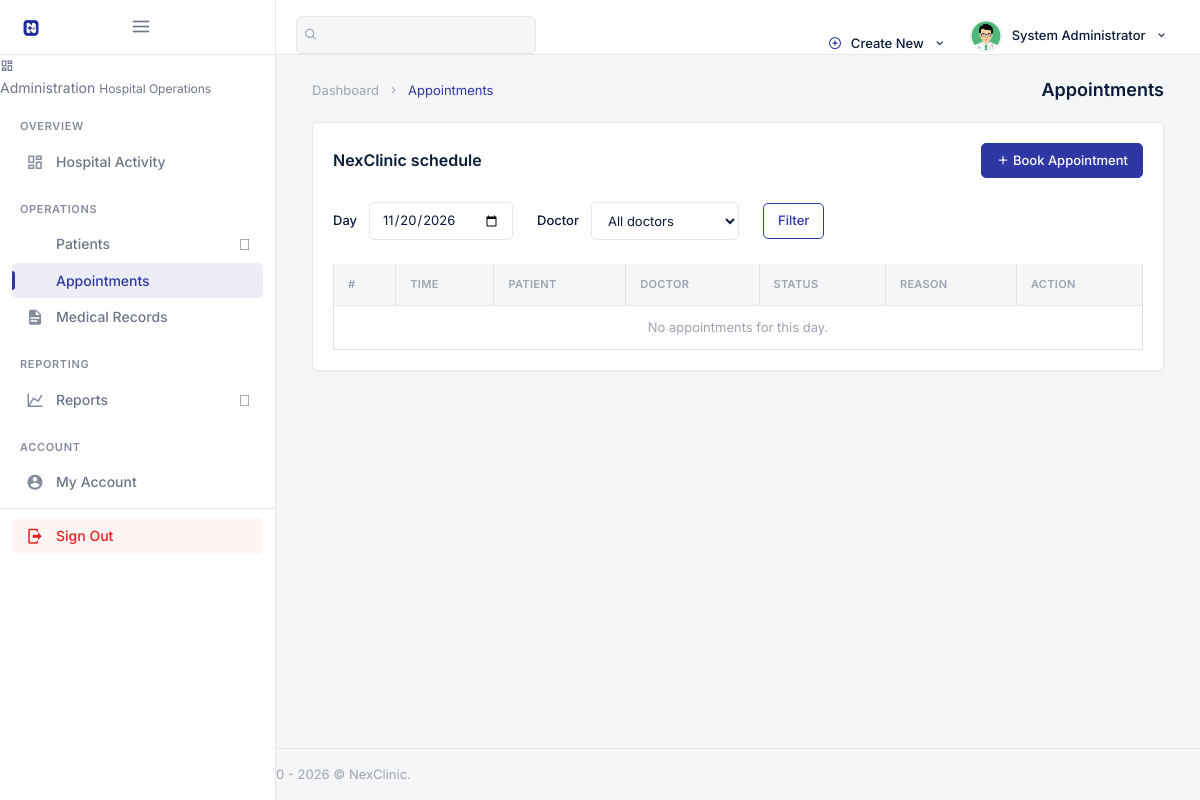
Screenshot of /backend/admin/reception/his_admin_appointments.php (signed in) with the database file from the repository.
### tables this page shows
CREATE TABLE `his_admin` (
  `ad_id` int(20) NOT NULL,
  `ad_fname` varchar(200) DEFAULT NULL,
  `ad_lname` varchar(200) DEFAULT NULL,
  `ad_email` varchar(200) DEFAULT NULL,
  `ad_pwd` varchar(200) DEFAULT NULL,
  `ad_dpic` varchar(200) DEFAULT NULL
);

### backend/assets/inc/nex_paths.php (called while the page is built, shortened)
<?php
function nex_admin_base() {
    return isset($GLOBALS['nex_admin_base']) ? (string) $GLOBALS['nex_admin_base'] : '';
}
function nex_admin_url($path) {
    $path = ltrim((string) $path, '/');
    return nex_admin_base() . $path;
}

### backend/security.php (called while the page is built, shortened)
<?php
function escape_output($string) {
    return htmlspecialchars((string) $string, ENT_QUOTES, 'UTF-8');
}

### backend/admin/reception/his_admin_appointments.php (the view, shortened to what this page needs)
<?php
require __DIR__ . '/../_init.php';
$filter_date = trim((string) ($_GET['date'] ?? date('Y-m-d')));
?>
<!DOCTYPE html>
<html lang="en">
<?php include __DIR__ . '/../assets/inc/head.php'; ?>
<body>
<div id="wrapper">
    <?php include __DIR__ . '/../assets/inc/nav.php'; ?>
    <?php include __DIR__ . '/../assets/inc/sidebar.php'; ?>
    <div class="content-page">
        <div class="content">
            <div class="container-fluid">
                <div class="row">
                    <div class="col-12">
                        <div class="page-title-box">
                            <div class="page-title-right">
                                <ol class="breadcrumb m-0">
                                    <li class="breadcrumb-item"><a href="his_admin_dashboard.php">Dashboard</a></li>
                                    <li class="breadcrumb-item active">Appointments</li>
                                </ol>
                            </div>
                            <h4 class="page-title">Appointments</h4>
                        </div>
                    </div>
                </div>
                <div class="row">
                    <div class="col-12">
                        <div class="card-box">
                            <div class="d-flex flex-wrap align-items-center justify-content-between mb-3">
                                <h4 class="header-title mb-0">NexClinic schedule</h4>
                                <a href="his_admin_add_appointment.php" class="btn btn-primary btn-sm"><i class="fe-plus"></i> Book Appointment</a>
                            </div>
                            <form method="get" class="form-inline mb-3">
                                <label class="mr-2">Day</label>
                                <input type="date" name="date" class="form-control form-control-sm mr-3" value="<?php echo escape_output($filter_date); ?>">
                                <label class="mr-2">Doctor</label>
                                <select name="doc_id" class="form-control form-control-sm mr-3">
                                    <option value="0">All doctors</option>
                                </select>
                                <button type="submit" class="btn btn-outline-primary btn-sm">Filter</button>
                            </form>
                            <div class="table-responsive">
                                <table class="table table-bordered mb-0">
                                    <thead>
                                    <tr>
                                        <th>#</th>
                                        <th>Time</th>
                                        <th>Patient</th>
                                        <th>Doctor</th>
                                        <th>Status</th>
                                        <th>Reason</th>
                                        <th>Action</th>
                                    </tr>
                                    </thead>
                                    <tbody>
                                    <?php
                                    $cnt = 1;
                                    ?>
                                    <?php if ($cnt === 1) { ?>
                                        <tr><td colspan="7" class="text-muted text-center">No appointments for this day.</td></tr>
                                    <?php } ?>
                                    </tbody>
                                </table>
                            </div>
                        </div>
                    </div>
                </div>
            </div>
        </div>
        <?php include __DIR__ . '/../assets/inc/footer.php'; ?>
    </div>
</div>
</body>
</html>

### backend/admin/assets/inc/nav.php (shortened to what this page needs)
<?php
    $aid=$_SESSION['ad_id'];
    $ret="select * from his_admin where ad_id=?";
    $stmt= $mysqli->prepare($ret);
    $stmt->bind_param('i',$aid);
    $stmt->execute();
    $res=$stmt->get_result();
    while($row=$res->fetch_object())
    {
?>
    <div class="navbar-custom">
        <ul class="list-unstyled topnav-menu topnav-menu-left m-0">
            <li class="d-none d-lg-block">
                <form class="app-search" autocomplete="off">
                    <div class="app-search-box">
                        <button class="btn" type="button"><i class="fe-search"></i></button>
                        <input type="text" class="form-control" placeholder="Search patients, employees, records…">
                    </div>
                </form>
            </li>
        </ul>
        <div class="logo-box bg-black">
            <a href="<?php echo escape_output(nex_admin_url('his_admin_dashboard.php')); ?>" class="logo text-center">
                <span class="logo-lg">
                    <img src="<?php echo escape_output(nex_admin_url('assets/images/logo-dark.png')); ?>" alt="NexClinic" height="22">
                    <span class="ml-1 text-white font-weight-bold" style="font-size:14px;letter-spacing:-0.02em;">NexClinic</span>
                </span>
            </a>
            <button class="button-menu-mobile">
                <i class="fe-menu"></i>
            </button>
        </div>
        <ul class="list-unstyled topnav-menu float-right mb-0">
            <li class="dropdown notification-list d-none d-lg-block">
                <a class="nav-link dropdown-toggle waves-effect waves-light" data-toggle="dropdown" href="#" role="button" aria-haspopup="false" aria-expanded="false">
                    <i class="fe-plus-circle mr-1" style="color: var(--hms-primary);"></i>
                    Create New
                    <i class="mdi mdi-chevron-down ml-1"></i>
                </a>
            </li>
            <li class="dropdown notification-list">
                <a class="nav-link dropdown-toggle nav-user mr-0 waves-effect waves-light" data-toggle="dropdown" href="#" role="button" aria-haspopup="false" aria-expanded="false">
                    <img src="<?php echo escape_output(nex_admin_url('assets/images/users/' . $row->ad_dpic)); ?>" alt="User" class="rounded-circle">
                    <span class="pro-user-name ml-1 d-none d-lg-inline">
                        <?php echo escape_output($row->ad_fname); ?> <?php echo escape_output($row->ad_lname); ?>
                        <i class="mdi mdi-chevron-down ml-1"></i>
                    </span>
                </a>
            </li>
        </ul>
    </div>
<?php }?>

### rows the page displays
his_admin: ad_dpic (picture), ad_fname "System", ad_lname "Administrator"

### other values shown
escape_output($nex_ws_meta['label']) "Administration"
escape_output($nex_ws_meta['tagline']) "Hospital Operations"
escape_output($section['title']) "OVERVIEW"
escape_output($item['label']) "Hospital Activity"
escape_output($section['title']) "OPERATIONS"
escape_output($item['label']) "Patients"
escape_output($item['label']) "Appointments"
escape_output($item['label']) "Medical Records"
escape_output($section['title']) "REPORTING"
escape_output($item['label']) "Reports"
escape_output($section['title']) "ACCOUNT"
escape_output($item['label']) "My Account"
